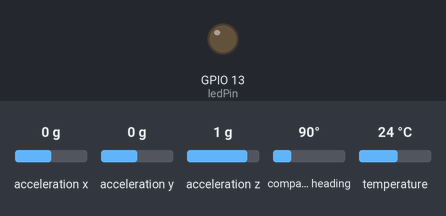
This sketch was run on a simulated ESP32. Shown: output pins drawn as LEDs (lit = HIGH). Inputs (shaded band) come from the test bench; at power-on: acceleration x 0 g, acceleration y 0 g, acceleration z 1 g, compass heading 90°, temperature 24 °C. What the sketch prints to the serial monitor is not drawn.

Above: at 0.1 s.
At 7.5 s:
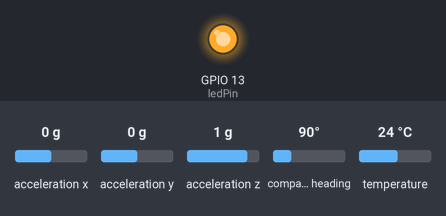
Timing chart, 0 to 9.0 s (numbered marks = the images above):
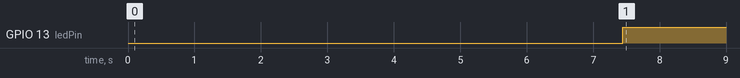

The sketch:

raw_imu.ino
```cpp
#include <Wire.h>
#include <Adafruit_Sensor.h>
#include <Adafruit_BNO055.h>
#include <utility/imumaths.h>

/* This driver reads raw data from the BNO055

   Connections
   ===========
   Connect SCL to analog 5
   Connect SDA to analog 4
   Connect VDD to 3.3V DC
   Connect GROUND to common ground

   History
   =======
   2015/MAR/03  - First release (KTOWN)
*/

/* Set the delay between fresh samples */
#define BNO055_SAMPLERATE_DELAY_MS (1)
#define average (5)
Adafruit_BNO055 bno = Adafruit_BNO055();


uint8_t sy = 0;
uint8_t gyro=0, accel=0, mag = 0;
unsigned char count2=0;
unsigned int count1=0;

/**************************************************************************/
/*
    Arduino setup function (automatically called at startup)
*/
/**************************************************************************/
const int ledPin=13; //
float sstatex, sstatey, sstatez;
float accelerationx[]={0.0,0.0}, accelerationy[]={0.0,0.0}, accelerationz[]={0.0,0.0};
float velocityx[]={0,0}, velocityy[]={0,0}, velocityz[]={0,0};
float positionX[]={0,0}, positionY[]={0,0}, positionZ[]={0,0};
unsigned char countx=0, county=0, countz=0;
float time = .001*BNO055_SAMPLERATE_DELAY_MS*average;
void movement_end_check(void);
void setup(void)
{
  Serial.begin(115200);
  Serial.println("Orientation Sensor Raw Data Test"); Serial.println("");
  pinMode(ledPin,OUTPUT);
  /* Initialise the sensor */
  if(!bno.begin())
  {
    Serial.print("No IMU detected. Check connections.");
    while(1);
  }

  delay(1000);

  /* Display the current temperature */
  int8_t temp = bno.getTemp();
  Serial.print("Current Temperature: ");
  Serial.print(temp);
  Serial.println(" C");
  Serial.println("");

  bno.setExtCrystalUse(true);

  Serial.println("Calibration status values: 0=uncalibrated, 3=fully calibrated");
    /* Display calibration status for each sensor. */

  Serial.println("x, y, z, qx, qy, qz, qw, gyro, acce, mag ");


}

/**************************************************************************/
/*
    Arduino loop function, called once 'setup' is complete (your own code
    should go here)
*/
/**************************************************************************/
void loop(void)
{
  // Possible vector values can be:
  // - VECTOR_ACCELEROMETER - m/s^2
  // - VECTOR_MAGNETOMETER  - uT
  // - VECTOR_GYROSCOPE     - rad/s
  // - VECTOR_EULER         - degrees
  // - VECTOR_LINEARACCEL   - m/s^2
  // - VECTOR_GRAVITY       - m/s^2

  count2 = 0;

  imu::Vector<3> lin;
  imu::Quaternion quat;
  if (gyro==0 || accel==0 || mag==0){
    digitalWrite(ledPin,LOW);
    while(gyro==0 || accel==0 || mag==0){
      bno.getCalibration(&sy, &gyro, &accel, &mag);
      lin = bno.getVector(Adafruit_BNO055::VECTOR_LINEARACCEL);
      Serial.printf("%i, %i, %i\n",gyro,accel,mag);
    }

    Serial.printf("CALIBRATED Part A wait 5 seconds");
    delay(5000);
    //Calibration for Earth's Gravity
    // NO MOVEMENT Required
    count1=0;
    do{
       //Linear Acceleration Data
       imu::Vector<3> lin = bno.getVector(Adafruit_BNO055::VECTOR_LINEARACCEL);
       sstatex = sstatex + lin.x(); // Accumulate Samples
       sstatey = sstatey + lin.y();
       sstatez = sstatez + lin.z();
       count1++;
     }while(count1!=1024); // 1024 times
     sstatex=sstatex/1024; // division between 1024
     sstatey=sstatey/1024;
     sstatez=sstatez/1024;
     digitalWrite(ledPin,HIGH);
     Serial.printf("CALIBRATED Part B wait 10 seconds\n");
     delay(10000);
  }
  do{
  lin = bno.getVector(Adafruit_BNO055::VECTOR_LINEARACCEL);

//   // Quaternion Data
//  quat = bno.getQuat();
//  bno.getCalibration(&sy, &gyro, &accel, &mag);

  accelerationx[1]=accelerationx[1] + lin.x(); //filtering routine for noise attenuation
  accelerationy[1]=accelerationy[1] + lin.y(); //64 samples are averaged. The resulting
  accelerationz[1]=accelerationz[1] + lin.z(); //filtering routine for noise attenuation


  //average represents the acceleration of
  //an instant
  count2++;

  }while (count2!=average); // 64 sums of the acceleration sample


  accelerationx[1]= accelerationx[1]/average; // division by 64
  accelerationy[1]= accelerationy[1]/average;
  accelerationz[1]= accelerationz[1]/average;

  accelerationx[1] = accelerationx[1] - sstatex; //eliminating zero reference
   //offset of the acceleration data
  accelerationy[1] = accelerationy[1] - sstatey; // to obtain positive and negative
   //acceleration
  accelerationz[1] = accelerationz[1] - sstatez;
//  Serial.printf("%f %f %f\n", accelerationx.06[1], accelerationy[1], accelerationz[1] );
//Serial.printf("% 08.3f, % 08.3f, % 08.3f,\t% 015.12f, % 015.12f, % 015.12f, % 015.12f,\t %i, %i, %i\n",accelerationx[1],accelerationy[1],accelerationz[1],quat.x(),quat.y(),quat.z(),quat.w(),gyro,accel,mag);
//  if ((accelerationx[1] <=.1)&&(accelerationx[1] >= -.1)) //Discrimination window applied
//   {accelerationx[1] = 0;} // to the X axis acceleration
//   //variable
//  if ((accelerationy[1] <=.1)&&(accelerationy[1] >= -.1))
//    {accelerationy[1] = 0;}
//  if ((accelerationz[1] <=.1)&&(accelerationz[1] >= -.1)) //Discrimination window applied
//    {accelerationz[1] = 0;} // to the X axis acceleration

   //first X integration:
  velocityx[1]= velocityx[0]+ (accelerationx[0]+ ((accelerationx[1] -accelerationx[0])/2))*time;
   //second X integration:
  positionX[1]= positionX[0] + (velocityx[0] + ((velocityx[1] - velocityx[0])/2))*time;
   //first Y integration:
  velocityy[1] = velocityy[0] + (accelerationy[0] + ((accelerationy[1] -accelerationy[0])/2))*time;
   //second Y integration:
  positionY[1] = positionY[0] + (velocityy[0] + ((velocityy[1] - velocityy[0])/2))*time;

     //first Z integration:
  velocityz[1] = velocityz[0] + (accelerationz[0] + ((accelerationz[1] -accelerationz[0])/2))*time;
   //second Z integration:
  positionZ[1] = positionZ[0] + (velocityz[0] + ((velocityz[1] - velocityz[0])/2))*time;

  accelerationx[0] = accelerationx[1]; //The current acceleration value must be sent
  //to the previous acceleration
  accelerationy[0] = accelerationy[1]; //variable in order to introduce the new
  //acceleration value.
  accelerationz[0] = accelerationz[1];

  velocityx[0] = velocityx[1]; //Same done for the velocity variable
  velocityy[0] = velocityy[1];
  velocityz[0] = velocityz[1];
  Serial.print(millis());
  Serial.printf("\t% 08.3f\t% 08.3f\t% 08.3f\t% 08.3f\t% 08.3f\t% 08.3f\t% 015.12f\t% 015.12f\t% 015.12f\t% 015.12f\t%i,%i,%i\n",positionX[1],positionY[1],positionZ[1],lin.x(),lin.y(),lin.z(),quat.x(),quat.y(),quat.z(),quat.w(),gyro,accel,mag);


//  positionX[1] = positionX[1]<<18; //The idea behind this shifting (multiplication)
//   //is a sensibility adjustment.
//  positionY[1] = positionY[1]<<18; //Some applications require adjustments to a
//  positionZ[1] = positionZ[1]<<18; //particular situation
//   //i.e. mouse application
//  data_transfer();
//
//  positionX[1] = positionX[1]>>18; //once the variables are sent them must return to
//  positionY[1] = positionY[1]>>18; //their original state
  movement_end_check();

  positionX[0] = positionX[1]; //actual position data must be sent to the
  positionY[0] = positionY[1]; //previous position
  positionZ[0] = positionZ[1];
  //direction = 0; // data variable to direction variable reset

  /* Display the floating point data */

  delay(BNO055_SAMPLERATE_DELAY_MS);
}
void movement_end_check(void)
{
  if (accelerationx[1]==0) //we count the number of acceleration samples that equals cero
  { countx++;}
  else { countx =0;}

  if (countx>=10) //if this number exceeds 5, we can assume that velocity is cero
  {
    Serial.printf("clearing out x velocity\n");
    velocityx[1]=0;
    velocityx[0]=0;
  }

  if (accelerationy[1]==0) //we do the same for the Y axis
  { county++;}
  else { county =0;}

  if (county>=10)
  {
    velocityy[1]=0;
    velocityy[0]=0;
  }

  if (accelerationz[1]==0) //we do the same for the Y axis
  {countz++;}
  else { countz =0;}

  if (countz>=10)
  {
    velocityz[1]=0;
    velocityz[0]=0;
  }
}
```

Measured:
- by itself, GPIO 13 (ledPin): LOW → HIGH at 7.4 s
